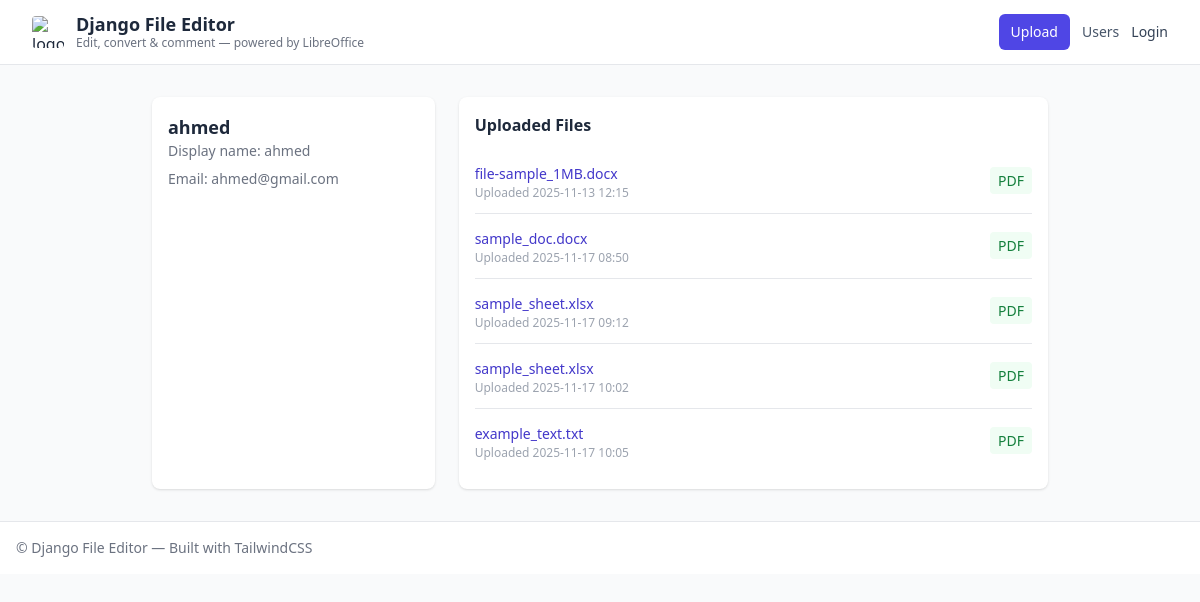
The app's page /users/profile/1/, older data.
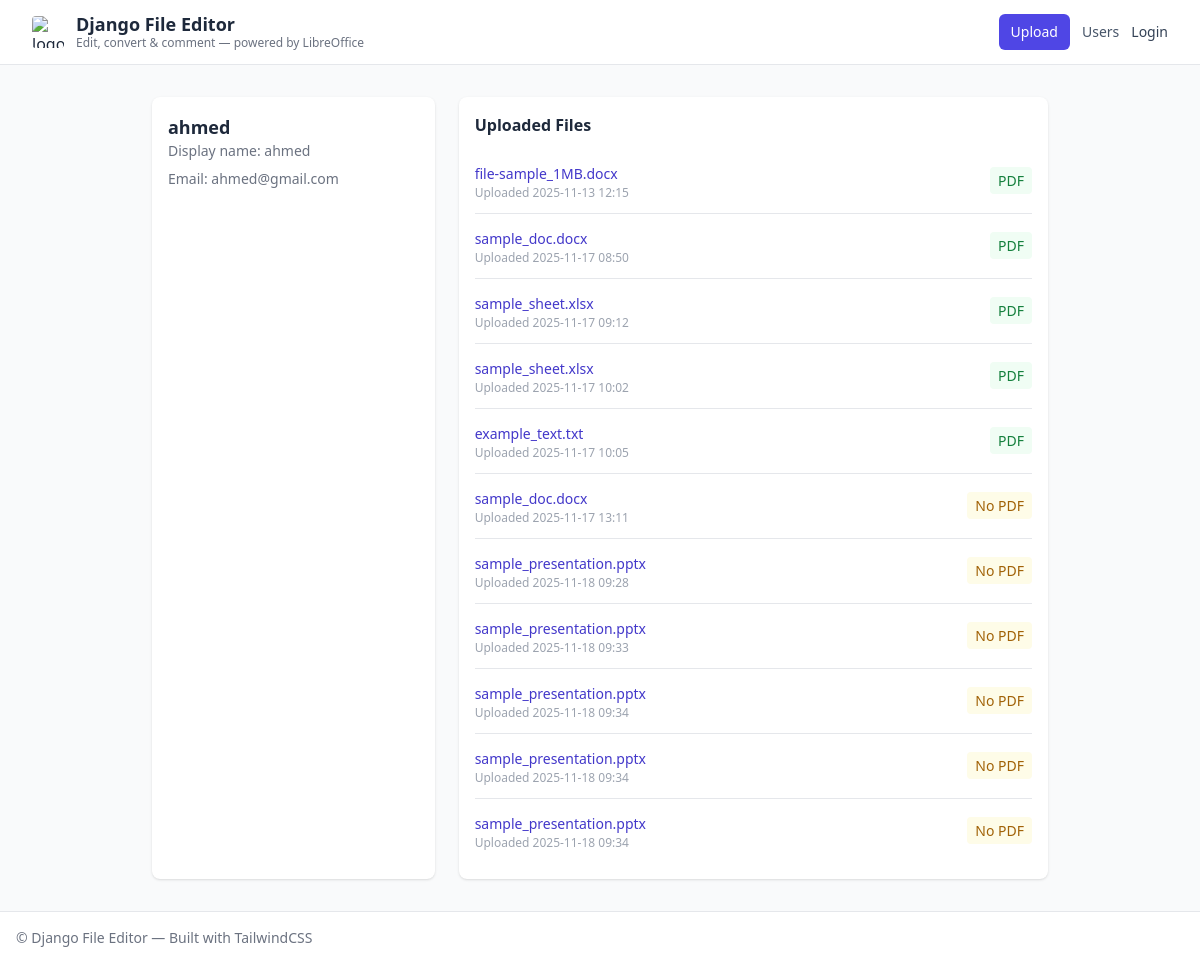
The same page, newer data.
### users/models.py (models this page shows, shortened)
class Profile(models.Model):
    class Roles(models.TextChoices):
        SUPER_REVIEWER = ('super_reviewer', 'Program Super User')
        AUDITOR = ('auditor', 'Auditor')
        VIEWER = ('viewer', 'Viewer')
    user = models.OneToOneField(User, on_delete=models.CASCADE, related_name='profile')
    display_name = models.CharField(max_length=100, blank=True)
    role = models.CharField(max_length=32, choices=Roles.choices, default=Roles.VIEWER)

### files/models.py (models this page shows, shortened)
class UploadedFile(models.Model):
    file = models.FileField(upload_to="uploads/")
    filename = models.CharField(max_length=255, blank=True)
    uploaded_at = models.DateTimeField(auto_now_add=True)
    converted = models.FileField(upload_to="converted/", blank=True, null=True)
    file_name_if_converted = models.CharField(max_length=255, blank=True, null=True)
    status = models.CharField(max_length=20, choices=FileStatus.choices, default=FileStatus.PENDING)
    version_number = models.DecimalField(max_digits=5, decimal_places=1, default=Decimal('1.0'))
    reviewed_by = models.ForeignKey(User, on_delete=models.SET_NULL, blank=True, null=True, related_name='reviewed_files')
    reviewed_at = models.DateTimeField(blank=True, null=True)
    owner = models.ForeignKey(User, on_delete=models.CASCADE, null=True, blank=True, related_name='uploaded_files')

### users/views.py (the view)
# urls.py: path('profile/<int:user_id>/', views.profile_detail, name='profile_detail'),
def profile_detail(request, user_id):
    user = get_object_or_404(User, id=user_id)
    return render(request, 'users/profile_detail.html', {'profile_user': user})

### core/context_processors.py (called while the page is built, shortened)
def notifications_meta(request) -> Dict[str, int]:
    if not request.user.is_authenticated:
        return {
            'notifications_unread_count': 0,
        }

### users/templates/users/profile_detail.html (shortened to what this page needs)
{% extends 'base.html' %}
{% block content %}
<div class="max-w-4xl mx-auto grid grid-cols-1 lg:grid-cols-3 gap-6">
  <div class="bg-white p-4 rounded-lg shadow">
    <h2 class="text-lg font-semibold">{{ profile_user.username }}</h2>
    <p class="text-sm text-gray-500">Display name: {{ profile_user.profile.display_name|default:"—" }}</p>
    <p class="text-sm text-gray-500 mt-2">Email: {{ profile_user.email|default:"—" }}</p>
  </div>
  <div class="lg:col-span-2 bg-white p-4 rounded-lg shadow">
    <h3 class="font-semibold mb-3">Uploaded Files</h3>
    <ul class="divide-y">
      {% for f in profile_user.uploaded_files.all %}
        <li class="py-3 flex items-center justify-between">
          <div>
            <a href="{% url 'file_detail' f.id %}" class="text-sm text-indigo-700 hover:underline">{{ f.filename }}</a>
            <div class="text-xs text-gray-400">Uploaded {{ f.uploaded_at|date:"Y-m-d H:i" }}</div>
          </div>
          <div class="text-sm text-gray-500">
            {% if f.converted %}
              <a href="{% url 'view_pdf' f.id %}" class="px-2 py-1 bg-green-50 text-green-700 rounded">PDF</a>
            {% else %}
              <span class="px-2 py-1 bg-yellow-50 text-yellow-700 rounded">No PDF</span>
            {% endif %}
          </div>
        </li>
      {% empty %}
        <li class="py-2 text-gray-500">No uploads yet.</li>
      {% endfor %}
    </ul>
  </div>
</div>
{% endblock %}

### templates/base.html (shortened to what this page needs)
{% load static %}
<!DOCTYPE html>
<html lang="en">
<head>
  <script src="https://cdn.tailwindcss.com"></script>
</head>
<body class="min-h-screen bg-gray-50 text-slate-800 antialiased">
  <header class="bg-white border-b">
    <div class="max-w-7xl mx-auto px-4 sm:px-6 lg:px-8">
      <div class="flex items-center justify-between h-16">
        <div class="flex items-center space-x-4">
          <a href="{% url 'file_list' %}" class="flex items-center gap-3">
            <img src="{% static 'favicon.ico' %}" alt="logo" class="h-8 w-8 rounded"/>
            <div>
              <h1 class="text-lg font-semibold leading-tight">Django File Editor</h1>
              <p class="text-xs text-gray-500">Edit, convert & comment — powered by LibreOffice</p>
            </div>
          </a>
        </div>
        <nav class="flex items-center space-x-3">
          <a href="{% url 'file_upload' %}" class="inline-flex items-center px-3 py-2 bg-indigo-600 text-white rounded-md text-sm hover:bg-indigo-700">Upload</a>
          <a href="{% url 'user_list' %}" class="text-sm text-slate-600 hover:text-slate-900">Users</a>
          {% if user.is_authenticated %}
            <a href="{% url 'profile_detail' user.id %}" class="ml-4 text-sm text-slate-700 hover:text-slate-900">Hi, {{ user.username }}</a>
            <form action="{% url 'admin:logout' %}" method="post" class="inline">
              {% csrf_token %}
              <button type="submit" class="ml-3 text-sm text-red-600 hover:underline">
                Logout
              </button>
            </form>
            {% else %}
            <a href="{% url 'admin:login' %}" class="ml-4 text-sm text-slate-700 hover:underline">Login</a>
          {% endif %}
        </nav>
      </div>
    </div>
  </header>
  <main class="py-8">
    <div class="max-w-7xl mx-auto px-4 sm:px-6 lg:px-8">
      {% block content %}{% endblock %}
    </div>
  </main>
  <footer class="border-t bg-white">
    <div class="max-w-7xl mx-auto px-4 py-4 text-sm text-gray-500">
      © {{ now|date:"Y" }} Django File Editor — Built with TailwindCSS
    </div>
  </footer>
</body>
</html>

Row changes from the older to the newer data that the page shows:
added UploadedFile: filename "sample_doc.docx", uploaded_at "2025-11-17 13:11", converted "No PDF"
added UploadedFile: filename "sample_presentation.pptx", uploaded_at "2025-11-18 09:28", converted "No PDF"
added UploadedFile: filename "sample_presentation.pptx", uploaded_at "2025-11-18 09:33", converted "No PDF"
added UploadedFile: filename "sample_presentation.pptx", uploaded_at "2025-11-18 09:34", converted "No PDF"
added UploadedFile: filename "sample_presentation.pptx", uploaded_at "2025-11-18 09:34", converted "No PDF"
added UploadedFile: filename "sample_presentation.pptx", uploaded_at "2025-11-18 09:34", converted "No PDF"
